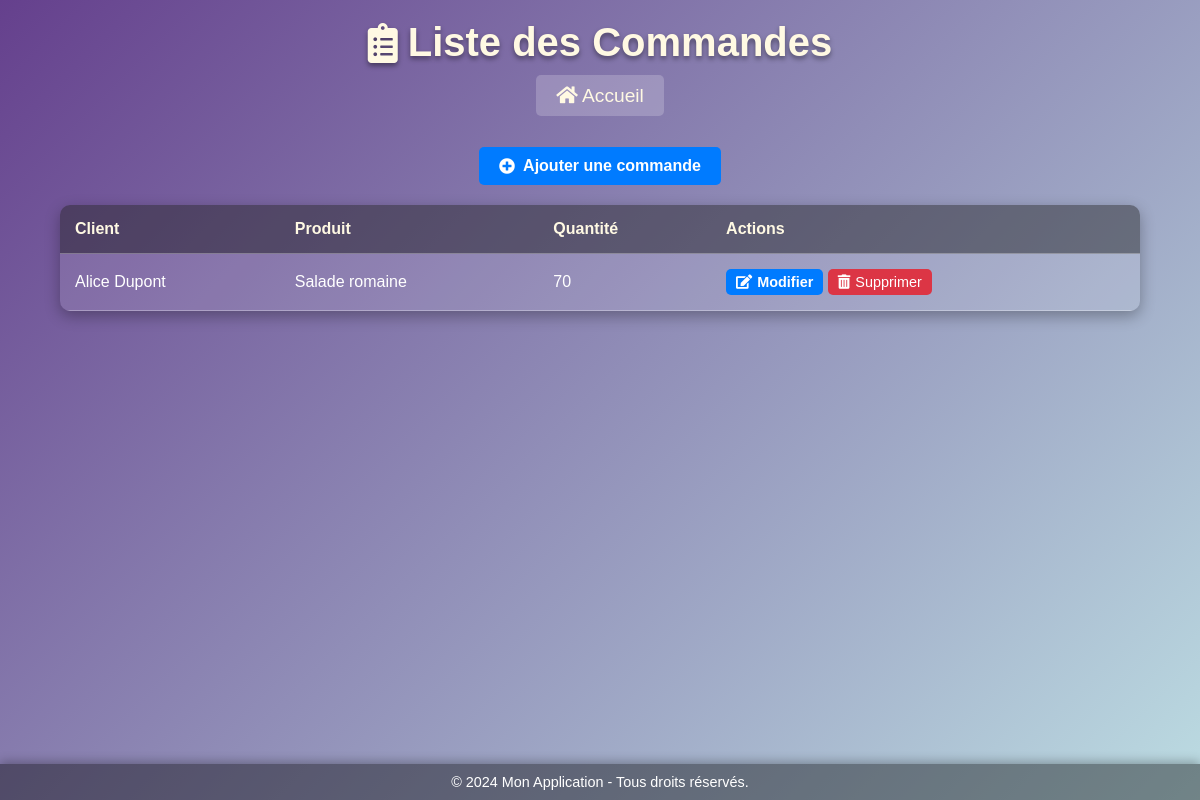
The page /commandes on the database as committed earlier.
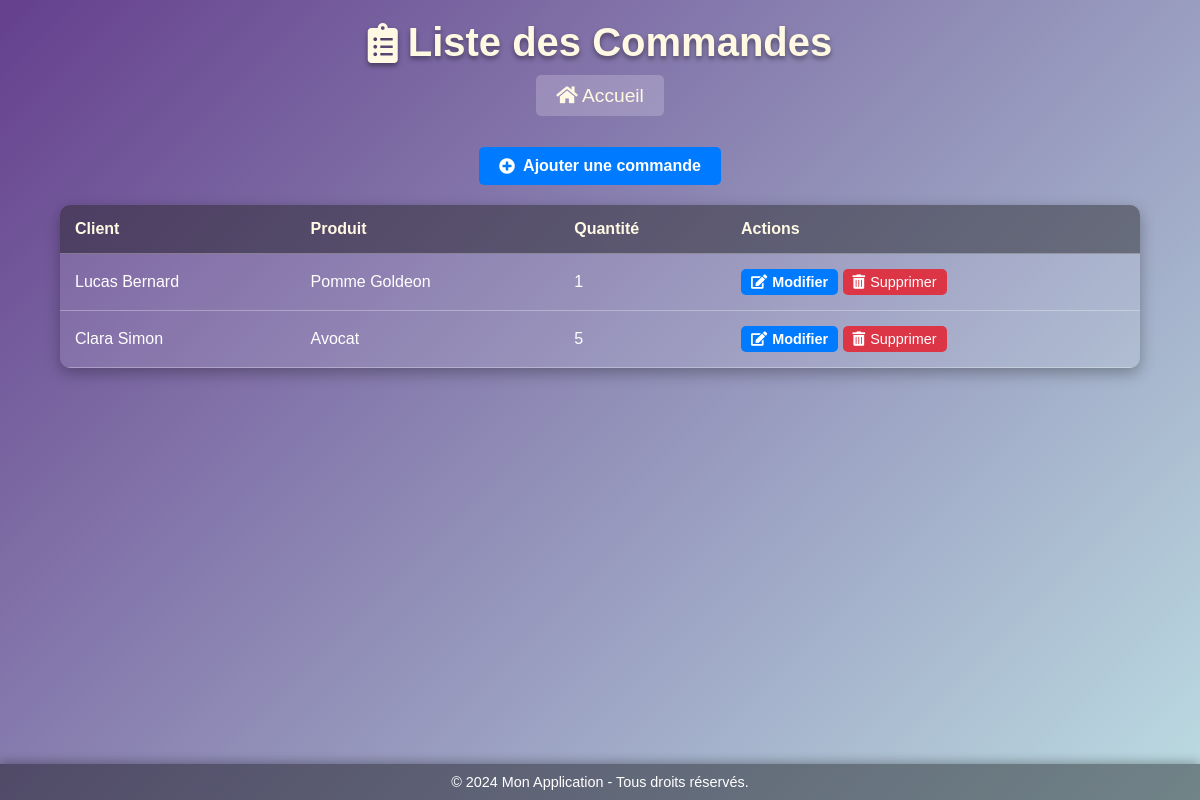
The same page on the database as committed later.
### tables this page shows
CREATE TABLE commandes (
                    id INTEGER PRIMARY KEY AUTOINCREMENT,
                    client_id INTEGER NOT NULL,
                    produit_id INTEGER NOT NULL,
                    quantite INTEGER NOT NULL,
                    FOREIGN KEY (client_id) REFERENCES clients (id),
                    FOREIGN KEY (produit_id) REFERENCES produits (id)
                );

CREATE TABLE clients (
                    id INTEGER PRIMARY KEY AUTOINCREMENT,
                    nom TEXT NOT NULL,
                    email TEXT NOT NULL,
                    adresse TEXT NOT NULL
                );

CREATE TABLE produits (
                        id INTEGER PRIMARY KEY AUTOINCREMENT,
                        nom TEXT NOT NULL,
                        prix REAL NOT NULL, 
                        description TEXT NOT NULL,
                        stock INTEGER NOT NULL,
                        type_produit TEXT NOT NULL
                    );

### app.py (the view)
@app.route('/commandes')
def list_commandes():
    commande = Commande(client_id=None, produit_id=None, quantite=None)
    orders = commande.get_commandes_with_details()
    clients = Client("", "", "")
    clients = clients.get_clients()
    produits = Produit()
    produits = produits.get_products()
    return render_template('list_commandes.html',
                         orders=orders,
                         clients=clients,
                         produits=produits)

### gestion_produit.py (called while the page is built)
    def get_products(self):
        try:
            with sqlite3.connect("app_database.db") as connection:
                cursor = connection.cursor()
                cursor.execute("SELECT * FROM produits")
                produits = cursor.fetchall()
                return [Produit(nom=row[1], prix=row[2], description=row[3], stock=row[4], type_produit=row[5], id=row[0]) for row in produits]
        except sqlite3.Error as e:
            print(f"Erreur lors de la récupération des produits : {e}")
            return []

    def get_clients(self):
        with sqlite3.connect("app_database.db") as connection:
            cursor = connection.cursor()
            cursor.execute("SELECT id, nom, email FROM clients")
            return cursor.fetchall()

    def get_commandes_with_details(self):
        try:
            with sqlite3.connect("app_database.db") as connection:
                cursor = connection.cursor()
                cursor.execute("""
                    SELECT c.id, cl.nom, p.nom, c.quantite
                    FROM commandes c
                    JOIN clients cl ON c.client_id = cl.id
                    JOIN produits p ON c.produit_id = p.id
                """)
                orders = cursor.fetchall()
                return orders
        except sqlite3.Error as e:
            print(f"Erreur lors de la récupération des commandes: {e}")
            return []

### templates/list_commandes.html (shortened to what this page needs)
<!DOCTYPE html>
<html lang="fr">
<head>
    <link href="https://cdnjs.cloudflare.com/ajax/libs/font-awesome/5.15.3/css/all.min.css" rel="stylesheet">
    <link rel="stylesheet" type="text/css" href="{{ url_for('static', filename='style_orders.css') }}">
</head>
<body>
    <header>
        <h1><i class="fas fa-clipboard-list"></i> Liste des Commandes</h1>
    </header>
    <div class="home-link">
        <a href="{{ url_for('dashboard') }}"><i class="fas fa-home"></i> Accueil</a>
    </div>
    <main>
        {% if clients and produits %}
            <div class="action-link">
                <a href="{{ url_for('add_order') }}" class="btn-primary">
                    <i class="fas fa-plus-circle"></i> Ajouter une commande
                </a>
            </div>
        {% else %}
            <p class="info-message">
                <i class="fas fa-info-circle"></i> Impossible d'ajouter une commande : il n'y a pas de clients ou de produits disponibles.
            </p>
        {% endif %}
        <table>
            <thead>
                <tr>
                    <th>Client</th>
                    <th>Produit</th>
                    <th>Quantité</th>
                    <th>Actions</th>
                </tr>
            </thead>
            <tbody>
                {% if orders %}
                    {% for order in orders %}
                        <tr>
                            <td>{{ order[1] }}</td>
                            <td>{{ order[2] }}</td>
                            <td>{{ order[3] }}</td>
                            <td class="action-buttons">
                                <a href="{{ url_for('edit_order', order_id=order[0]) }}" class="btn-action btn-primary">
                                    <i class="fas fa-edit"></i> Modifier
                                </a>
                            <form method="POST" action="{{ url_for('delete_order', order_id=order[0]) }}" style="display:inline;">
                                <button type="submit" class="btn-action btn-danger" onclick="return confirm('Êtes-vous sûr de vouloir supprimer cette commande ?');">
                                    <i class="fas fa-trash-alt"></i> Supprimer
                                </button>
                            </form>
                            </td>
                        </tr>
                    {% endfor %}
                {% else %}
                    <tr>
                        <td colspan="4" class="no-data">
                            <i class="fas fa-folder-open"></i> Aucune commande à afficher.
                        </td>
                    </tr>
                {% endif %}
            </tbody>
        </table>
    </main>
    <footer>
        &copy; 2024 Mon Application - Tous droits réservés.
    </footer>
</body>
</html>

### Static/style_orders.css (style rules this page uses)
body { font-family: 'Arial', sans-serif; margin: 0; padding: 0; background: linear-gradient(135deg, #65408d, #bcdce2); color: #ffffff; display: flex; flex-direction: column; min-height: 100vh; }
header h1 { text-align: center; font-size: 2.5rem; margin: 20px 0; color: #fff9e3; text-shadow: 0 3px 5px rgba(0, 0, 0, 0.4); display: flex; justify-content: center; align-items: center; gap: 10px; }
.home-link { text-align: center; margin-bottom: 20px; }
.home-link a { color: #fff9e3; font-size: 1.2rem; text-decoration: none; padding: 10px 20px; border-radius: 5px; background: rgba(255, 255, 255, 0.2); transition: all 0.3s ease; }
.action-link { text-align: center; margin: 20px 0; }
.btn-primary { background: #007bff; color: #ffffff; padding: 10px 20px; text-decoration: none; border-radius: 5px; font-size: 1rem; font-weight: bold; display: inline-flex; align-items: center; gap: 8px; transition: background 0.3s ease; }
.btn-action { padding: 5px 10px; border-radius: 5px; text-decoration: none; color: #ffffff; display: inline-flex; align-items: center; gap: 5px; transition: transform 0.3s ease; font-size: 0.9rem; border: none; cursor: pointer; }
.btn-danger { background: #dc3545; }
table { width: 90%; margin: 20px auto; border-collapse: collapse; background: rgba(255, 255, 255, 0.1); color: #fff; box-shadow: 0 5px 15px rgba(0, 0, 0, 0.3); border-radius: 10px; overflow: hidden; }
table th, table td { padding: 15px; text-align: left; border-bottom: 1px solid rgba(255, 255, 255, 0.3); }
table th { background: rgba(0, 0, 0, 0.4); font-weight: bold; color: #fff9e3; }
footer { position: fixed; bottom: 0; width: 100%; text-align: center; padding: 10px 0; background: rgba(0, 0, 0, 0.4); color: #ffffff; font-size: 0.9rem; box-shadow: 0 -2px 10px rgba(0, 0, 0, 0.3); }

Rows that differ between the two databases and show on the page:
removed commandes: nom "Alice Dupont", nom "Salade romaine", quantite "70"
added commandes: nom "Lucas Bernard", nom "Pomme Goldeon", quantite "1"
added commandes: nom "Clara Simon", nom "Avocat", quantite "5"
